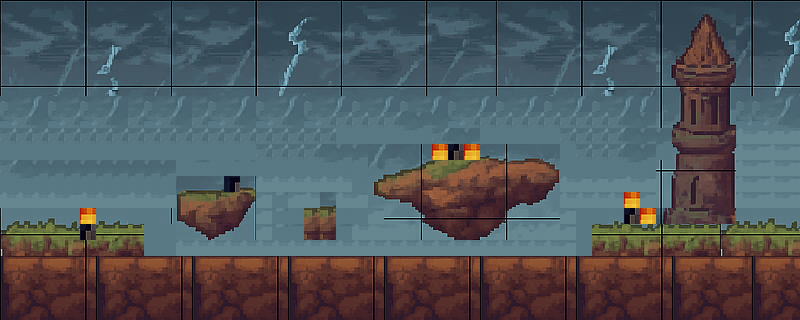

Below is a game level as drawn by its tile map, then a one-line description and the .tmx that defines it (tile-layer data replaced by summaries):
An orthogonal 50x20 tile map with 16x16 px tiles, 3 tile layers (fondo, suelo, peligros), 1 hidden layer not drawn, 2 tilesets and 7 objects (5x hazard, checkpoint, spawn).

<map version="1.8" tiledversion="1.8.2" orientation="orthogonal" renderorder="right-down" width="50" height="20" tilewidth="16" tileheight="16" infinite="0" nextlayerid="11" nextobjectid="15">
 <tileset firstgid="1" source="kaladin_tileset_con_propiedades.tsx" />
 <tileset firstgid="4097" source="tileset2.tsx" />
 <objectgroup id="10" name="checkpoints">
  <object id="13" name="checkpoint" type="checkpoint" x="789.5" y="210.5" width="10.5" height="23.5" />
 </objectgroup>
 <layer id="7" name="fondo" width="50" height="20">
  <data>[1000 cells, 893 non-empty, 299 distinct tile ids]</data>
 </layer>
 <objectgroup id="5" name="spawn">
  <object id="3" name="spawn" x="2.81622" y="193.381" width="18.7748" height="14.0811" />
 </objectgroup>
 <layer id="6" name="suelo" width="50" height="20">
  <data>[1000 cells, 174 non-empty, 125 distinct tile ids]</data>
 </layer>
 <layer id="9" name="peligros" width="50" height="20">
  <data>[1000 cells, 11 non-empty, 5 distinct tile ids]</data>
 </layer>
 <layer id="3" name="colisiones" width="50" height="20" visible="0">
  <data>[1000 cells, 32 non-empty, 2 distinct tile ids]</data>
 </layer>
 <objectgroup id="8" name="hazard_rects">
  <object id="6" type="hazard" x="80" y="208.333" width="16" height="31.6667" />
  <object id="8" type="hazard" x="433" y="144" width="47" height="16" />
  <object id="9" type="hazard" x="624.5" y="192" width="16.5" height="32.5" />
  <object id="10" type="hazard" x="640.5" y="208" width="15.5" height="16" />
  <object id="12" type="hazard" x="225.5" y="178" width="15" height="16" />
 </objectgroup>
</map>
